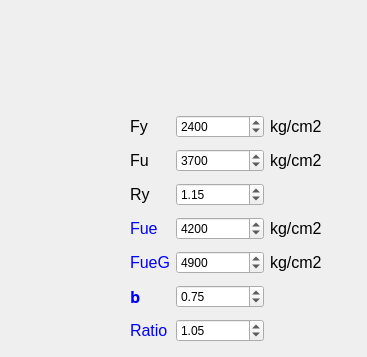
      <widget class="QWidget" name="tab_5">
       <attribute name="title">
        <string>پارامتر طراحی</string>
       </attribute>
       <widget class="QWidget" name="gridLayoutWidget_2">
        <property name="geometry">
         <rect>
          <x>130</x>
          <y>110</y>
          <width>228</width>
          <height>238</height>
         </rect>
        </property>
        <layout class="QGridLayout" name="gridLayout_2">
         <item row="6" column="0">
          <widget class="QLabel" name="label_22">
           <property name="font">
            <font>
             <family>GreekC</family>
             <pointsize>12</pointsize>
             <weight>75</weight>
             <bold>true</bold>
            </font>
           </property>
           <property name="text">
            <string>&lt;html&gt;&lt;head/&gt;&lt;body&gt;&lt;p&gt;&lt;span style=&quot; color:#0000ff;&quot;&gt;b&lt;/span&gt;&lt;/p&gt;&lt;/body&gt;&lt;/html&gt;</string>
           </property>
          </widget>
         </item>
         <item row="0" column="0">
          <widget class="QLabel" name="label_45">
           <property name="maximumSize">
            <size>
             <width>20</width>
             <height>16777215</height>
            </size>
           </property>
           <property name="font">
            <font>
             <pointsize>12</pointsize>
             <weight>50</weight>
             <bold>false</bold>
            </font>
           </property>
           <property name="text">
            <string>Fy</string>
           </property>
          </widget>
         </item>
         <item row="1" column="1">
          <widget class="QDoubleSpinBox" name="fu">
           <property name="maximumSize">
            <size>
             <width>100</width>
             <height>16777215</height>
            </size>
           </property>
           <property name="decimals">
            <number>0</number>
           </property>
           <property name="maximum">
            <double>100000000.000000000000000</double>
           </property>
           <property name="value">
            <double>3700.000000000000000</double>
           </property>
          </widget>
         </item>
         <item row="0" column="2">
          <widget class="QLabel" name="label_46">
           <property name="maximumSize">
            <size>
             <width>100</width>
             <height>16777215</height>
            </size>
           </property>
           <property name="font">
            <font>
             <pointsize>12</pointsize>
             <weight>50</weight>
             <bold>false</bold>
            </font>
           </property>
           <property name="text">
            <string>kg/cm2</string>
           </property>
          </widget>
         </item>
         <item row="3" column="0">
          <widget class="QLabel" name="label_52">
           <property name="maximumSize">
            <size>
             <width>50</width>
             <height>16777215</height>
            </size>
           </property>
           <property name="font">
            <font>
             <pointsize>12</pointsize>
             <weight>50</weight>
             <bold>false</bold>
            </font>
           </property>
           <property name="text">
            <string>&lt;html&gt;&lt;head/&gt;&lt;body&gt;&lt;p&gt;&lt;span style=&quot; color:#0000ff;&quot;&gt;Fue&lt;/span&gt;&lt;/p&gt;&lt;/body&gt;&lt;/html&gt;</string>
           </property>
          </widget>
         </item>
         <item row="1" column="0">
          <widget class="QLabel" name="label_47">
           <property name="maximumSize">
            <size>
             <width>20</width>
             <height>16777215</height>
            </size>
           </property>
           <property name="font">
            <font>
             <pointsize>12</pointsize>
             <weight>50</weight>
             <bold>false</bold>
            </font>
           </property>
           <property name="text">
            <string>Fu</string>
           </property>
          </widget>
         </item>
         <item row="0" column="1">
          <widget class="QDoubleSpinBox" name="fy">
           <property name="maximumSize">
            <size>
             <width>100</width>
             <height>16777215</height>
            </size>
           </property>
           <property name="toolTip">
            <string/>
           </property>
           <property name="decimals">
            <number>0</number>
           </property>
           <property name="maximum">
            <double>100000000.000000000000000</double>
           </property>
           <property name="value">
            <double>2400.000000000000000</double>
           </property>
          </widget>
         </item>
         <item row="1" column="2">
          <widget class="QLabel" name="label_48">
           <property name="maximumSize">
            <size>
             <width>100</width>
             <height>16777215</height>
            </size>
           </property>
           <property name="font">
            <font>
             <pointsize>12</pointsize>
             <weight>50</weight>
             <bold>false</bold>
            </font>
           </property>
           <property name="text">
            <string>kg/cm2</string>
           </property>
          </widget>
         </item>
         <item row="4" column="1">
          <widget class="QDoubleSpinBox" name="fueg">
           <property name="maximumSize">
            <size>
             <width>100</width>
             <height>16777215</height>
            </size>
           </property>
           <property name="toolTip">
            <string>تنش کششی فلز الکترود برای جوش شیاری</string>
           </property>
           <property name="decimals">
            <number>0</number>
           </property>
           <property name="maximum">
            <double>100000000.000000000000000</double>
           </property>
           <property name="value">
            <double>4900.000000000000000</double>
           </property>
          </widget>
         </item>
         <item row="4" column="0">
          <widget class="QLabel" name="label_53">
           <property name="maximumSize">
            <size>
             <width>50</width>
             <height>16777215</height>
            </size>
           </property>
           <property name="font">
            <font>
             <pointsize>12</pointsize>
             <weight>50</weight>
             <bold>false</bold>
            </font>
           </property>
           <property name="text">
            <string>&lt;html&gt;&lt;head/&gt;&lt;body&gt;&lt;p&gt;&lt;span style=&quot; color:#0000ff;&quot;&gt;FueG&lt;/span&gt;&lt;/p&gt;&lt;/body&gt;&lt;/html&gt;</string>
           </property>
          </widget>
         </item>
         <item row="3" column="1">
          <widget class="QDoubleSpinBox" name="fue">
           <property name="maximumSize">
            <size>
             <width>100</width>
             <height>16777215</height>
            </size>
           </property>
           <property name="toolTip">
            <string>تنش کششی فلز الکترود برای جوش گوشه</string>
           </property>
           <property name="decimals">
            <number>0</number>
           </property>
           <property name="maximum">
            <double>100000000.000000000000000</double>
           </property>
           <property name="value">
            <double>4200.000000000000000</double>
           </property>
          </widget>
         </item>
         <item row="3" column="2">
          <widget class="QLabel" name="label_54">
           <property name="maximumSize">
            <size>
             <width>100</width>
             <height>16777215</height>
            </size>
           </property>
           <property name="font">
            <font>
             <pointsize>12</pointsize>
             <weight>50</weight>
             <bold>false</bold>
            </font>
           </property>
           <property name="text">
            <string>kg/cm2</string>
           </property>
          </widget>
         </item>
         <item row="4" column="2">
          <widget class="QLabel" name="label_55">
           <property name="maximumSize">
            <size>
             <width>100</width>
             <height>16777215</height>
            </size>
           </property>
           <property name="font">
            <font>
             <pointsize>12</pointsize>
             <weight>50</weight>
             <bold>false</bold>
            </font>
           </property>
           <property name="text">
            <string>kg/cm2</string>
           </property>
          </widget>
         </item>
         <item row="6" column="1">
          <widget class="QDoubleSpinBox" name="betaw">
           <property name="maximumSize">
            <size>
             <width>100</width>
             <height>16777215</height>
            </size>
           </property>
           <property name="toolTip">
            <string>جوش در محل بازرسی چشمی 0.75 ، جوش در کارخانه بازرسی چشمی 0.85 ، انجام آزمایش غیر مخرب نظیر رادیوگرافی و اولتراسونیک 1</string>
           </property>
           <property name="decimals">
            <number>2</number>
           </property>
           <property name="maximum">
            <double>100000000.000000000000000</double>
           </property>
           <property name="value">
            <double>0.750000000000000</double>
           </property>
          </widget>
         </item>
         <item row="7" column="0">
          <widget class="QLabel" name="label_56">
           <property name="maximumSize">
            <size>
             <width>50</width>
             <height>16777215</height>
            </size>
           </property>
           <property name="font">
            <font>
             <pointsize>12</pointsize>
             <weight>50</weight>
             <bold>false</bold>
            </font>
           </property>
           <property name="text">
            <string>&lt;html&gt;&lt;head/&gt;&lt;body&gt;&lt;p&gt;&lt;span style=&quot; color:#0000ff;&quot;&gt;Ratio&lt;/span&gt;&lt;/p&gt;&lt;/body&gt;&lt;/html&gt;</string>
           </property>
          </widget>
         </item>
         <item row="7" column="1">
          <widget class="QDoubleSpinBox" name="phikh">
           <property name="maximumSize">
            <size>
             <width>100</width>
             <height>16777215</height>
            </size>
           </property>
           <property name="toolTip">
            <string>خطای مجاز جهت طراحی</string>
           </property>
           <property name="decimals">
            <number>2</number>
           </property>
           <property name="maximum">
            <double>100000000.000000000000000</double>
           </property>
           <property name="value">
            <double>1.050000000000000</double>
           </property>
          </widget>
         </item>
         <item row="2" column="0">
          <widget class="QLabel" name="label_51">
           <property name="maximumSize">
            <size>
             <width>20</width>
             <height>16777215</height>
            </size>
           </property>
           <property name="font">
            <font>
             <pointsize>12</pointsize>
             <weight>50</weight>
             <bold>false</bold>
            </font>
           </property>
           <property name="text">
            <string>Ry</string>
           </property>
          </widget>
         </item>
         <item row="2" column="1">
          <widget class="QDoubleSpinBox" name="ry">
           <property name="maximumSize">
            <size>
             <width>100</width>
             <height>16777215</height>
            </size>
           </property>
           <property name="decimals">
            <number>2</number>
           </property>
           <property name="maximum">
            <double>100000000.000000000000000</double>
           </property>
           <property name="value">
            <double>1.150000000000000</double>
           </property>
          </widget>
         </item>
        </layout>
       </widget>
      </widget>
